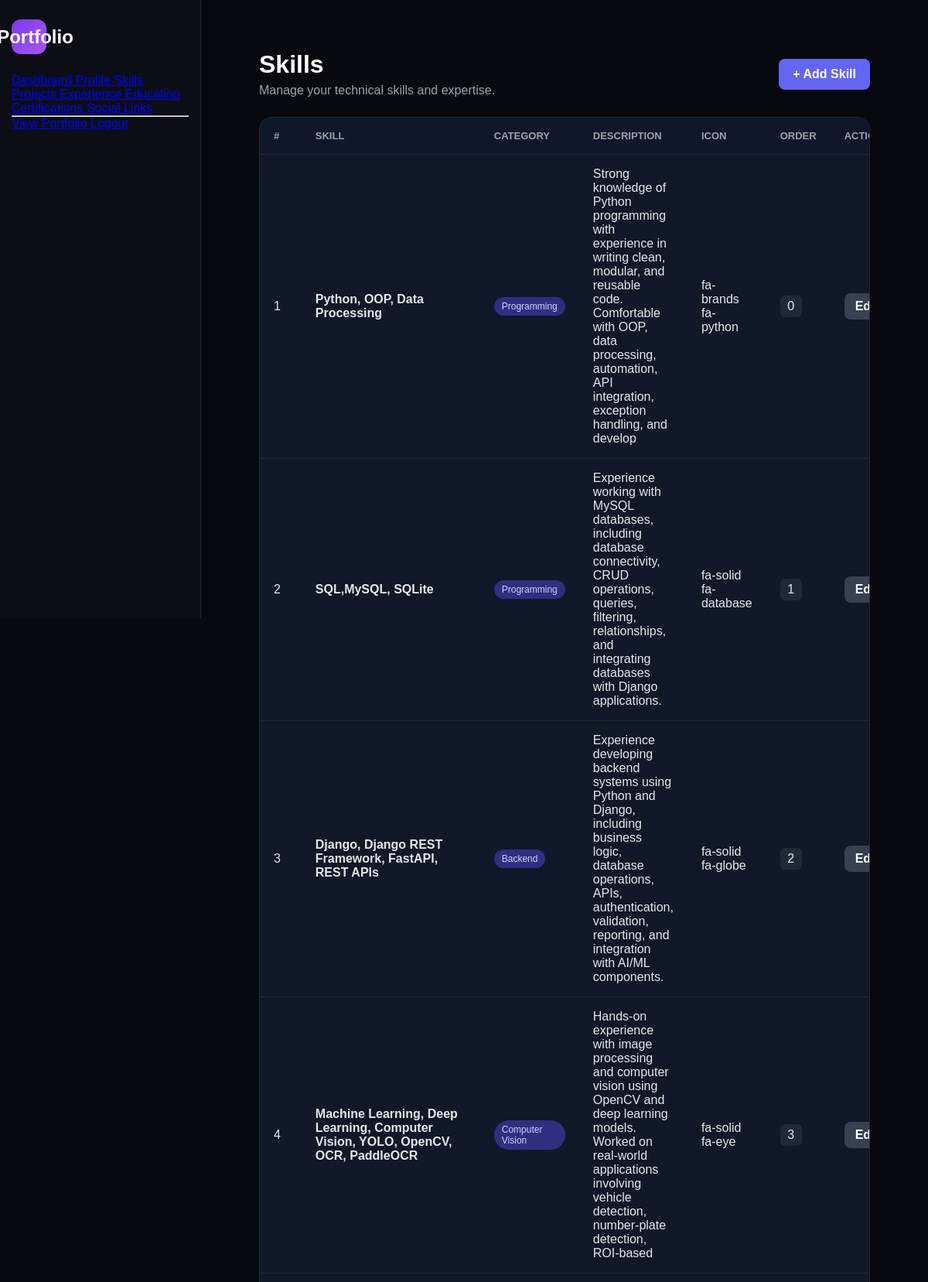
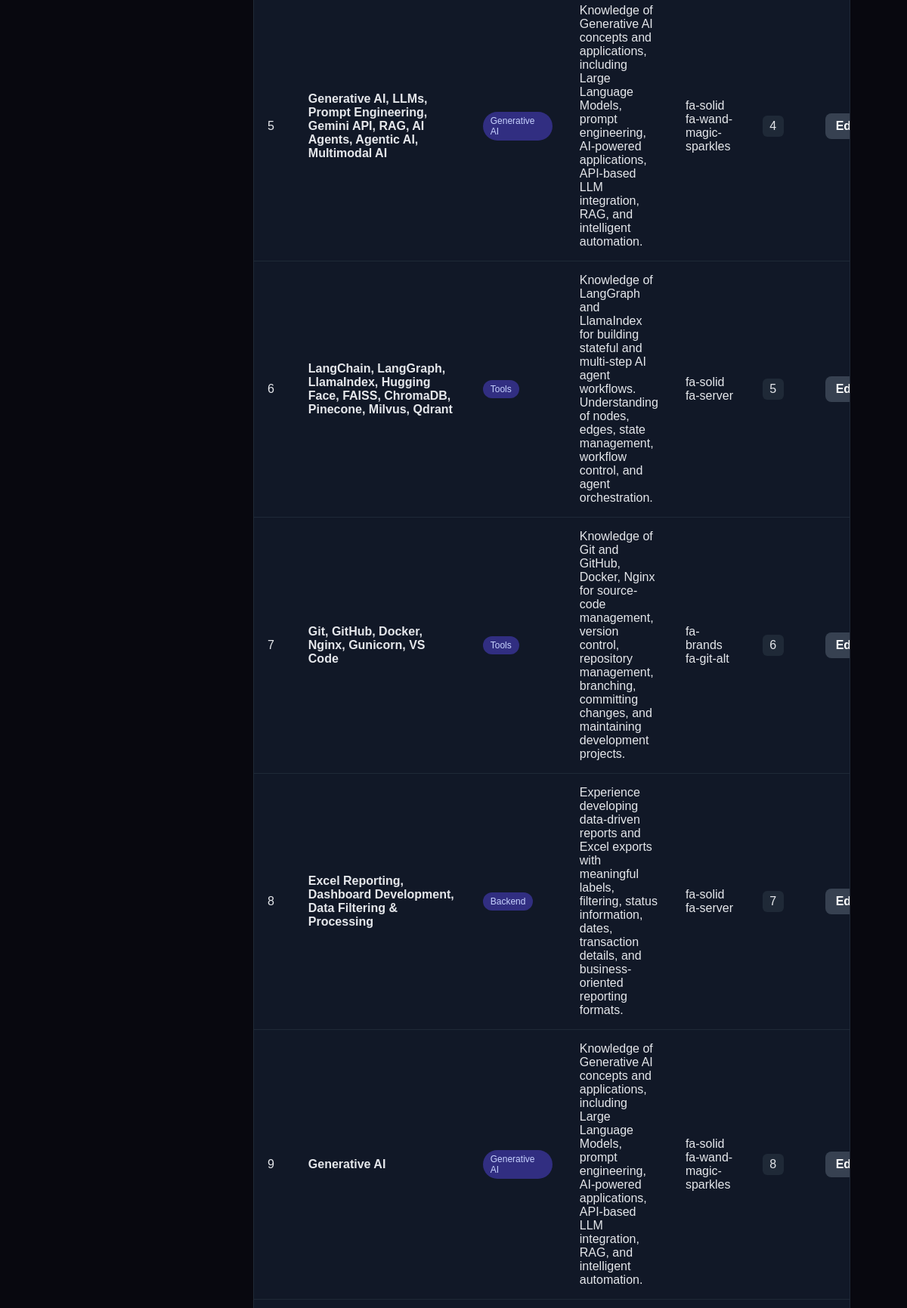
Screenshot of /dashboard/skills/ (signed in, upper part) with the database file from the repository (2 pictures, top to bottom).
### portfolio/models.py (models this page shows, shortened)
class Skill(models.Model):
    CATEGORY_CHOICES = [
        ("programming", "Programming"),
        ("ml", "Machine Learning"),
        ("dl", "Deep Learning"),
        ("cv", "Computer Vision"),
        ("nlp", "NLP"),
        ("genai", "Generative AI"),
        ("backend", "Backend"),
        ("tools", "Tools"),
    ]
    name = models.CharField(max_length=100)
    category = models.CharField(
        max_length=30,
        choices=CATEGORY_CHOICES
    )
    description = models.CharField(
        max_length=200,
        blank=True
    )
    icon = models.CharField(
        max_length=100,
        blank=True
    )
    order = models.PositiveIntegerField(default=0)

### portfolio/views.py (the view)
@staff_member_required
def skill_list(request):
    skills = Skill.objects.all().order_by("order")
    return render(
        request,
        "portfolio/dashboard/skill_list.html",
        {
            "skills": skills
        }
    )

### templates/portfolio/dashboard/skill_list.html (shortened to what this page needs)
{% load static %}
<!DOCTYPE html>
<html lang="en">
<head>
    <link rel="stylesheet"
          href="{% static 'css/dashboard.css' %}">
</head>
<body>
<aside class="sidebar">
    <div class="sidebar-logo">
        <h2>Portfolio</h2>
    </div>
    <nav class="sidebar-nav">
        <a href="{% url 'dashboard' %}">
        </a>
        <a href="{% url 'profile_edit' %}">
        </a>
        <a href="{% url 'skill_list' %}"
           class="active">
        </a>
        <a href="{% url 'project_list' %}">
        </a>
        <a href="{% url 'experience_list' %}">
        </a>
        <a href="{% url 'education_list' %}">
        </a>
        <a href="{% url 'certification_list' %}">
        </a>
        <a href="{% url 'social_list' %}">
        </a>
        <hr>
        <a href="{% url 'home' %}"
           target="_blank">
        </a>
        <a href="{% url 'dashboard_logout' %}">
        </a>
    </nav>
</aside>
<main class="dashboard-main">
    <div class="page-content">
        <div class="page-header">
            <div>
                <h1>
                    Skills
                </h1>
                <p>
                    Manage your technical skills and expertise.
                </p>
            </div>
            <a href="{% url 'skill_create' %}"
               class="btn btn-primary">
                + Add Skill
            </a>
        </div>
        <div class="skills-card">
            {% if skills %}
                <table class="skills-table">
                    <thead>
                        <tr>
                            <th>
                                #
                            </th>
                            <th>
                                Skill
                            </th>
                            <th>
                                Category
                            </th>
                            <th>
                                Description
                            </th>
                            <th>
                                Icon
                            </th>
                            <th>
                                Order
                            </th>
                            <th>
                                Actions
                            </th>
                        </tr>
                    </thead>
                    <tbody>
                        {% for skill in skills %}
                            <tr>
                                <td>
                                    {{ forloop.counter }}
                                </td>
                                <td>
                                    <span class="skill-name">
                                        {{ skill.name }}
                                    </span>
                                </td>
                                <td>
                                    <span class="category-badge">
                                        {{ skill.get_category_display }}
                                    </span>
                                </td>
                                <td>
                                    {% if skill.description %}
                                        {{ skill.description }}
                                    {% else %}
                                        <span style="color:#6b7280;">
                                            —
                                        </span>
                                    {% endif %}
                                </td>
                                <td>
                                    {% if skill.icon %}
                                        {{ skill.icon }}
                                    {% else %}
                                        <span style="color:#6b7280;">
                                            —
                                        </span>
                                    {% endif %}
                                </td>
                                <td>
                                    <span class="order-badge">
                                        {{ skill.order }}
                                    </span>
                                </td>
                                <td>
                                    <div class="actions">
                                        <a href="{% url 'skill_edit' skill.pk %}"
                                           class="btn btn-edit">
                                            Edit
                                        </a>
                                    </div>
                                </td>
                            </tr>
                        {% endfor %}
                    </tbody>
                </table>
            {% endif %}
        </div>
    </div>
</main>
</body>
</html>

### static/css/dashboard.css (style rules this page uses)
* { margin: 0; padding: 0; box-sizing: border-box; }
body { font-family: Arial, Helvetica, sans-serif; background: #08080f; color: #ffffff; }
.sidebar { width: 260px; min-height: 100vh; position: fixed; left: 0; top: 0; background: #0d0d15; border-right: 1px solid #242431; padding: 25px 15px; }
.sidebar-logo { width: 45px; height: 45px; display: flex; align-items: center; justify-content: center; border-radius: 12px; background: linear-gradient( 135deg, #7c3aed, #a855f7 ); font-weight: 800; }
.sidebar-nav { margin-top: 25px; }
.dashboard-main { width: calc(100% - 260px); margin-left: 260px; padding: 35px 45px; }

### templates/portfolio/dashboard/skill_list.html (style rules this page uses)
.page-content { padding: 30px; }
.page-header { display: flex; justify-content: space-between; align-items: center; margin-bottom: 25px; }
.page-header h1 { margin: 0; }
.page-header p { margin-top: 6px; color: #9ca3af; }
.btn { display: inline-block; padding: 11px 18px; border-radius: 8px; text-decoration: none; border: none; cursor: pointer; font-weight: 600; }
.btn-primary { background: #6366f1; color: white; }
.btn-edit { background: #374151; color: white; padding: 8px 14px; }
.skills-card { background: #111827; border: 1px solid #1f2937; border-radius: 16px; overflow: hidden; }
.skills-table { width: 100%; border-collapse: collapse; }
.skills-table th, .skills-table td { padding: 16px 18px; text-align: left; border-bottom: 1px solid #1f2937; }
.skills-table th { background: #0f172a; color: #9ca3af; font-size: 13px; text-transform: uppercase; }
.skills-table td { color: #e5e7eb; }
.skill-name { font-weight: 600; }
.category-badge { display: inline-block; padding: 5px 10px; border-radius: 20px; background: #312e81; color: #c7d2fe; font-size: 12px; }
.order-badge { display: inline-block; min-width: 28px; text-align: center; padding: 5px 8px; border-radius: 6px; background: #1f2937; }
.actions { display: flex; gap: 8px; align-items: center; }

### rows the page displays
Skill: name "Python, OOP, Data Processing", category "Programming", description "Strong knowledge of Python programming with experience in writing clean, modular, and reusable code. Comfortable with OOP, data processing, automation, API integration, exception handling, and develop", icon "fa-brands fa-python", order "0"
Skill: name "SQL,MySQL, SQLite", category "Programming", description "Experience working with MySQL databases, including database connectivity, CRUD operations, queries, filtering, relationships, and integrating databases with Django applications.", icon "fa-solid fa-database", order "1"
Skill: name "Django, Django REST Framework, FastAPI, REST APIs", category "Backend", description "Experience developing backend systems using Python and Django, including business logic, database operations, APIs, authentication, validation, reporting, and integration with AI/ML components.", icon "fa-solid fa-globe", order "2"
Skill: name "Machine Learning, Deep Learning, Computer Vision, YOLO, OpenCV, OCR, PaddleOCR", category "Computer Vision", description "Hands-on experience with image processing and computer vision using OpenCV and deep learning models. Worked on real-world applications involving vehicle detection, number-plate detection, ROI-based", icon "fa-solid fa-eye", order "3"
Skill: name "Generative AI, LLMs, Prompt Engineering, Gemini API, RAG, AI Agents, Agentic AI, Multimodal AI", category "Generative AI", description "Knowledge of Generative AI concepts and applications, including Large Language Models, prompt engineering, AI-powered applications, API-based LLM integration, RAG, and intelligent automation.", icon "fa-solid fa-wand-magic-sparkles", order "4"
Skill: name "LangChain, LangGraph, LlamaIndex, Hugging Face, FAISS, ChromaDB, Pinecone, Milvus, Qdrant", category "Tools", description "Knowledge of LangGraph and LlamaIndex for building stateful and multi-step AI agent workflows. Understanding of nodes, edges, state management, workflow control, and agent orchestration.", icon "fa-solid fa-server", order "5"
Skill: name "Git, GitHub, Docker, Nginx, Gunicorn, VS Code", category "Tools", description "Knowledge of Git and GitHub, Docker, Nginx for source-code management, version control, repository management, branching, committing changes, and maintaining development projects.", icon "fa-brands fa-git-alt", order "6"
Skill: name "Excel Reporting, Dashboard Development, Data Filtering & Processing", category "Backend", description "Experience developing data-driven reports and Excel exports with meaningful labels, filtering, status information, dates, transaction details, and business-oriented reporting formats.", icon "fa-solid fa-server", order "7"
Skill: name "Generative AI", category "Generative AI", description "Knowledge of Generative AI concepts and applications, including Large Language Models, prompt engineering, AI-powered applications, API-based LLM integration, RAG, and intelligent automation.", icon "fa-solid fa-wand-magic-sparkles", order "8"
